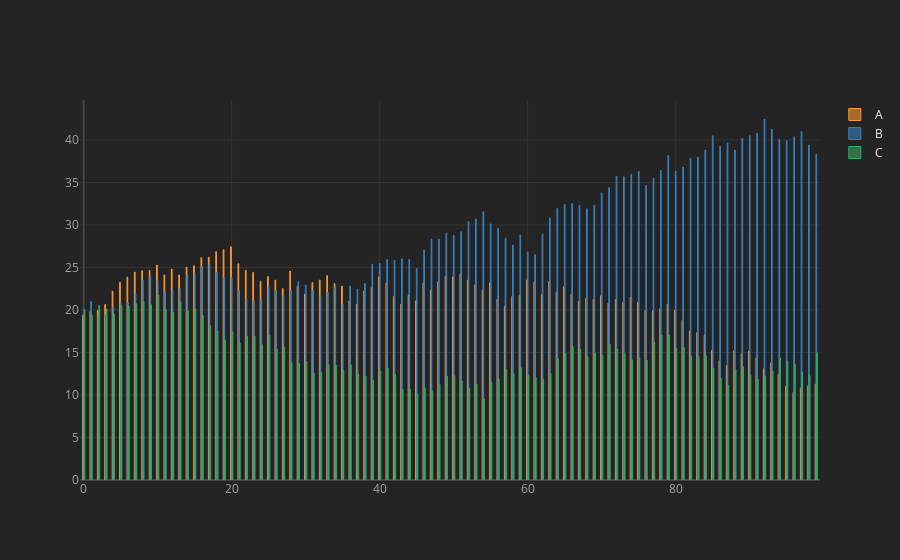

Source (notebook cell):
### Markdown cell above
* barmode determines how bars at the same location coordinate are displayed on the graph. 
* With “stack”, the bars are stacked on top of one another. 

* We can choose barmode = ‘overlay’ to plot the bars over one another for overlapped bar charts, or

* barmode = ‘group’ to place bars beside each other for clustered bar charts

### Code cell
df.iplot(kind = 'bar', barmode='group', bargap=0.7)
